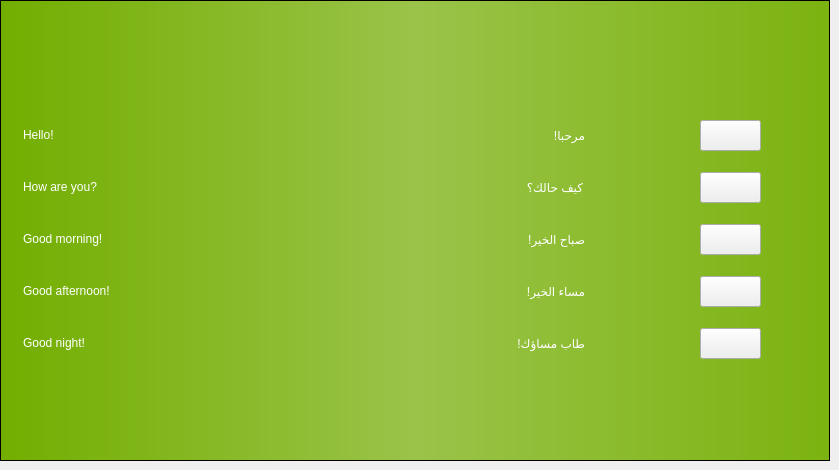
  <widget class="QWidget" name="tab">
   <attribute name="title">
    <string>Arabic</string>
   </attribute>
   <widget class="QFrame" name="frame">
    <property name="geometry">
     <rect>
      <x>0</x>
      <y>0</y>
      <width>830</width>
      <height>461</height>
     </rect>
    </property>
    <property name="styleSheet">
     <string notr="true">QFrame {
	color: white;
}

QFrame#frame {
	background-color: qlineargradient(spread:pad, x1:0, y1:0, x2:1, y2:0, stop:0 rgba(114, 174, 0, 255), stop:0.5 rgba(154, 195, 73, 255), stop:1 rgba(123, 179, 16, 255));
}
</string>
    </property>
    <property name="frameShape">
     <enum>QFrame::StyledPanel</enum>
    </property>
    <property name="frameShadow">
     <enum>QFrame::Raised</enum>
    </property>
    <widget class="QLabel" name="lb_flag_arabic">
     <property name="geometry">
      <rect>
       <x>364</x>
       <y>20</y>
       <width>102</width>
       <height>64</height>
      </rect>
     </property>
     <property name="styleSheet">
      <string notr="true"/>
     </property>
     <property name="text">
      <string/>
     </property>
    </widget>
    <widget class="QLabel" name="label_5">
     <property name="geometry">
      <rect>
       <x>23</x>
       <y>112</y>
       <width>100</width>
       <height>46</height>
      </rect>
     </property>
     <property name="styleSheet">
      <string notr="true">font: 75 28pt &quot;Trebuchet MS&quot;;</string>
     </property>
     <property name="text">
      <string>Hello!</string>
     </property>
    </widget>
    <widget class="QLabel" name="label_6">
     <property name="geometry">
      <rect>
       <x>23</x>
       <y>320</y>
       <width>196</width>
       <height>46</height>
      </rect>
     </property>
     <property name="styleSheet">
      <string notr="true">font: 75 28pt &quot;Trebuchet MS&quot;;</string>
     </property>
     <property name="text">
      <string>Good night!</string>
     </property>
    </widget>
    <widget class="QLabel" name="label_7">
     <property name="geometry">
      <rect>
       <x>23</x>
       <y>164</y>
       <width>219</width>
       <height>46</height>
      </rect>
     </property>
     <property name="styleSheet">
      <string notr="true">font: 75 28pt &quot;Trebuchet MS&quot;;</string>
     </property>
     <property name="text">
      <string>How are you?</string>
     </property>
    </widget>
    <widget class="QLabel" name="label_8">
     <property name="geometry">
      <rect>
       <x>23</x>
       <y>216</y>
       <width>246</width>
       <height>46</height>
      </rect>
     </property>
     <property name="styleSheet">
      <string notr="true">font: 75 28pt &quot;Trebuchet MS&quot;;</string>
     </property>
     <property name="text">
      <string>Good morning!</string>
     </property>
    </widget>
    <widget class="QLabel" name="label_9">
     <property name="geometry">
      <rect>
       <x>23</x>
       <y>268</y>
       <width>273</width>
       <height>46</height>
      </rect>
     </property>
     <property name="styleSheet">
      <string notr="true">font: 75 28pt &quot;Trebuchet MS&quot;;</string>
     </property>
     <property name="text">
      <string>Good afternoon!</string>
     </property>
    </widget>
    <widget class="QPushButton" name="bt_arabic_1">
     <property name="enabled">
      <bool>true</bool>
     </property>
     <property name="geometry">
      <rect>
       <x>700</x>
       <y>120</y>
       <width>61</width>
       <height>31</height>
      </rect>
     </property>
     <property name="styleSheet">
      <string notr="true"/>
     </property>
     <property name="text">
      <string/>
     </property>
    </widget>
    <widget class="QPushButton" name="bt_arabic_2">
     <property name="geometry">
      <rect>
       <x>700</x>
       <y>172</y>
       <width>61</width>
       <height>31</height>
      </rect>
     </property>
     <property name="text">
      <string/>
     </property>
    </widget>
    <widget class="QPushButton" name="bt_arabic_3">
     <property name="geometry">
      <rect>
       <x>700</x>
       <y>224</y>
       <width>61</width>
       <height>31</height>
      </rect>
     </property>
     <property name="text">
      <string/>
     </property>
    </widget>
    <widget class="QPushButton" name="bt_arabic_4">
     <property name="geometry">
      <rect>
       <x>700</x>
       <y>276</y>
       <width>61</width>
       <height>31</height>
      </rect>
     </property>
     <property name="text">
      <string/>
     </property>
    </widget>
    <widget class="QPushButton" name="bt_arabic_5">
     <property name="geometry">
      <rect>
       <x>700</x>
       <y>328</y>
       <width>61</width>
       <height>31</height>
      </rect>
     </property>
     <property name="text">
      <string/>
     </property>
    </widget>
    <widget class="QLabel" name="label_12">
     <property name="geometry">
      <rect>
       <x>364</x>
       <y>216</y>
       <width>221</width>
       <height>46</height>
      </rect>
     </property>
     <property name="styleSheet">
      <string notr="true">font: 75 28pt &quot;Trebuchet MS&quot;;</string>
     </property>
     <property name="text">
      <string>صباح الخير!</string>
     </property>
    </widget>
    <widget class="QLabel" name="label_11">
     <property name="geometry">
      <rect>
       <x>364</x>
       <y>164</y>
       <width>219</width>
       <height>46</height>
      </rect>
     </property>
     <property name="styleSheet">
      <string notr="true">font: 75 28pt &quot;Trebuchet MS&quot;;</string>
     </property>
     <property name="text">
      <string>كيف حالك؟</string>
     </property>
    </widget>
    <widget class="QLabel" name="label_13">
     <property name="geometry">
      <rect>
       <x>364</x>
       <y>268</y>
       <width>221</width>
       <height>46</height>
      </rect>
     </property>
     <property name="styleSheet">
      <string notr="true">font: 75 28pt &quot;Trebuchet MS&quot;;</string>
     </property>
     <property name="text">
      <string>مساء الخير!</string>
     </property>
    </widget>
    <widget class="QLabel" name="label_14">
     <property name="geometry">
      <rect>
       <x>364</x>
       <y>320</y>
       <width>221</width>
       <height>46</height>
      </rect>
     </property>
     <property name="styleSheet">
      <string notr="true">font: 75 28pt &quot;Trebuchet MS&quot;;</string>
     </property>
     <property name="text">
      <string>طاب مساؤك! </string>
     </property>
    </widget>
    <widget class="QLabel" name="label_10">
     <property name="geometry">
      <rect>
       <x>364</x>
       <y>112</y>
       <width>221</width>
       <height>46</height>
      </rect>
     </property>
     <property name="styleSheet">
      <string notr="true">font: 75 28pt &quot;Trebuchet MS&quot;;</string>
     </property>
     <property name="text">
      <string>مرحبا!</string>
     </property>
    </widget>
   </widget>
  </widget>
